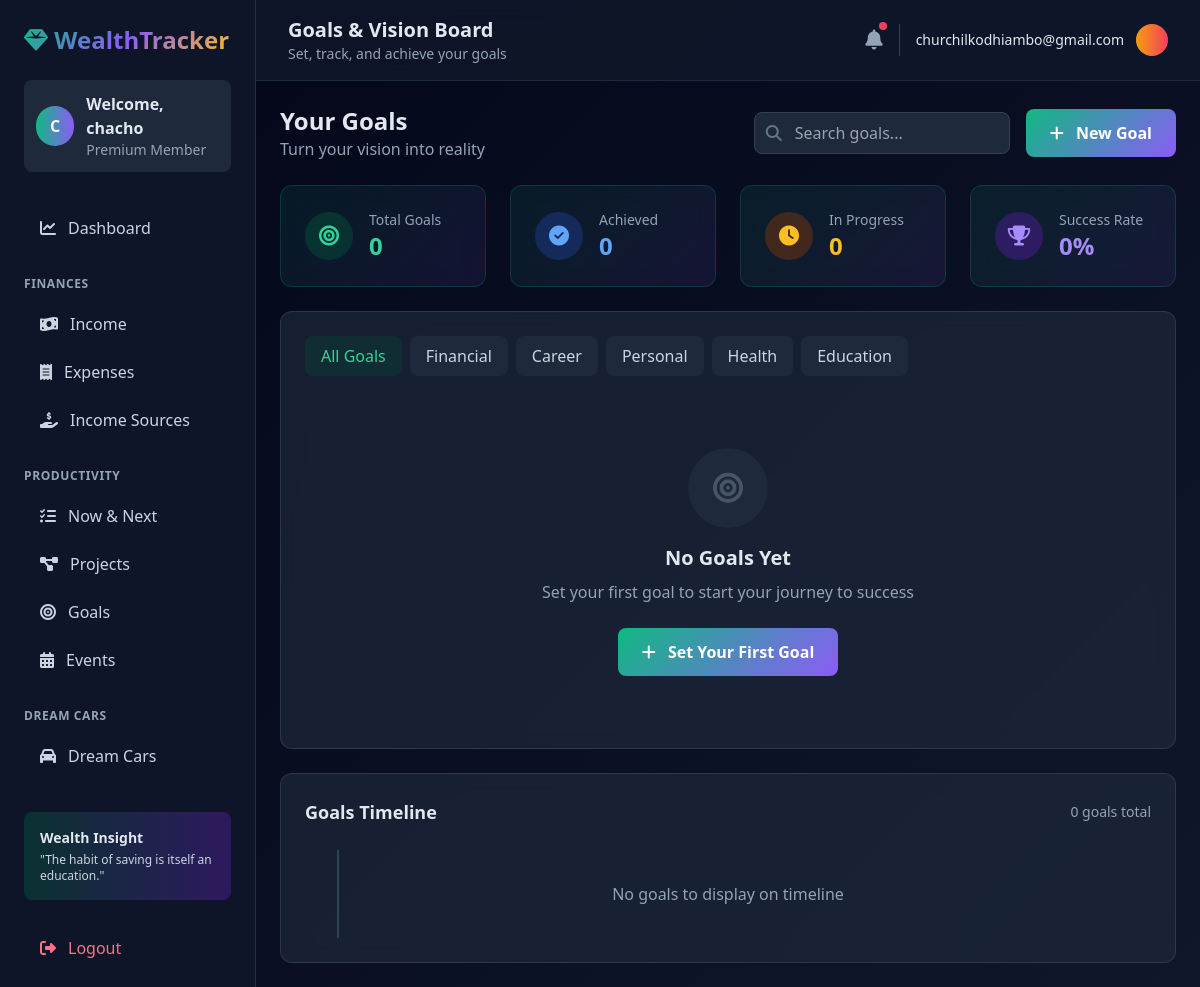
Page /goals/ (signed in) on the earlier database version.
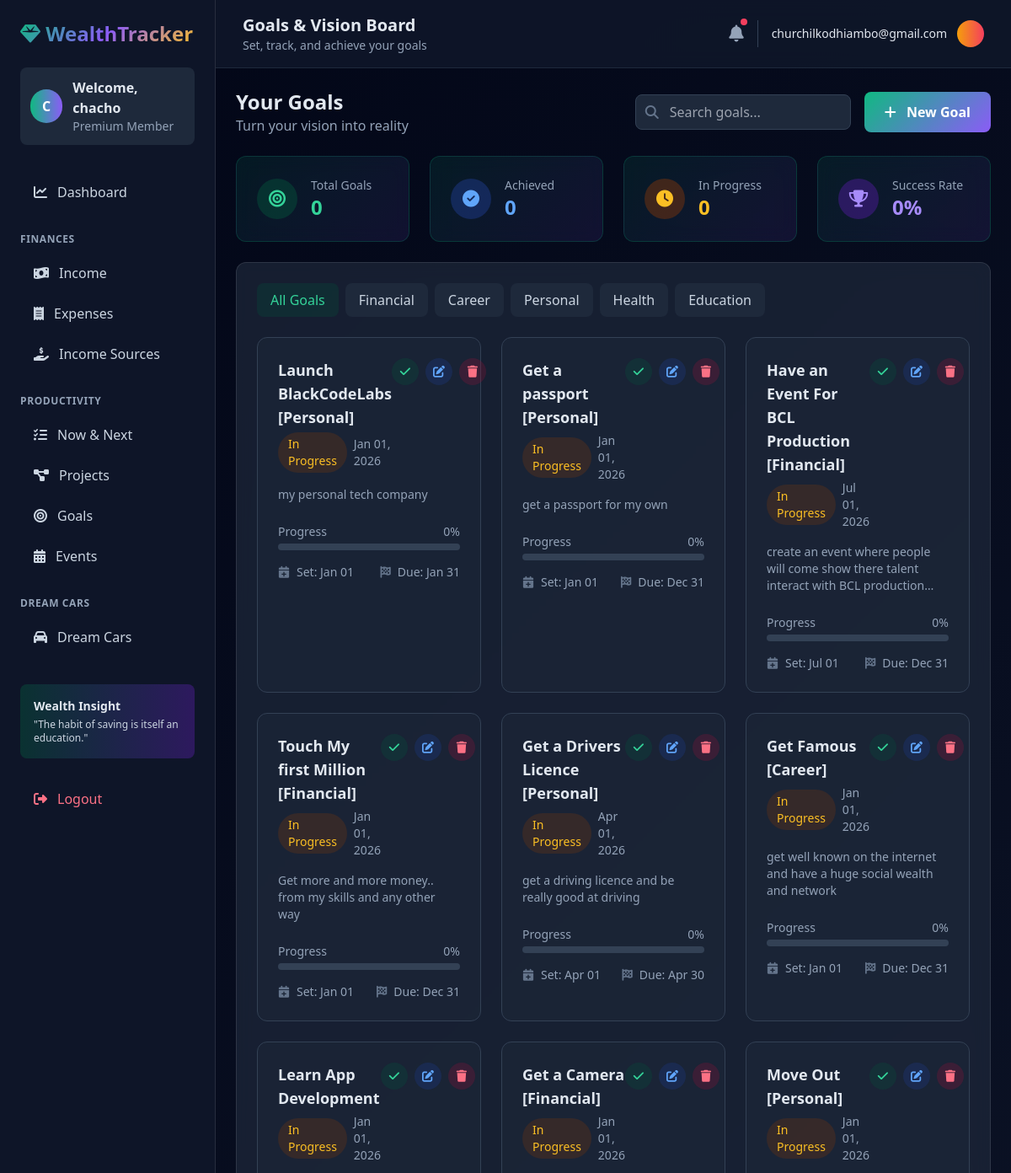
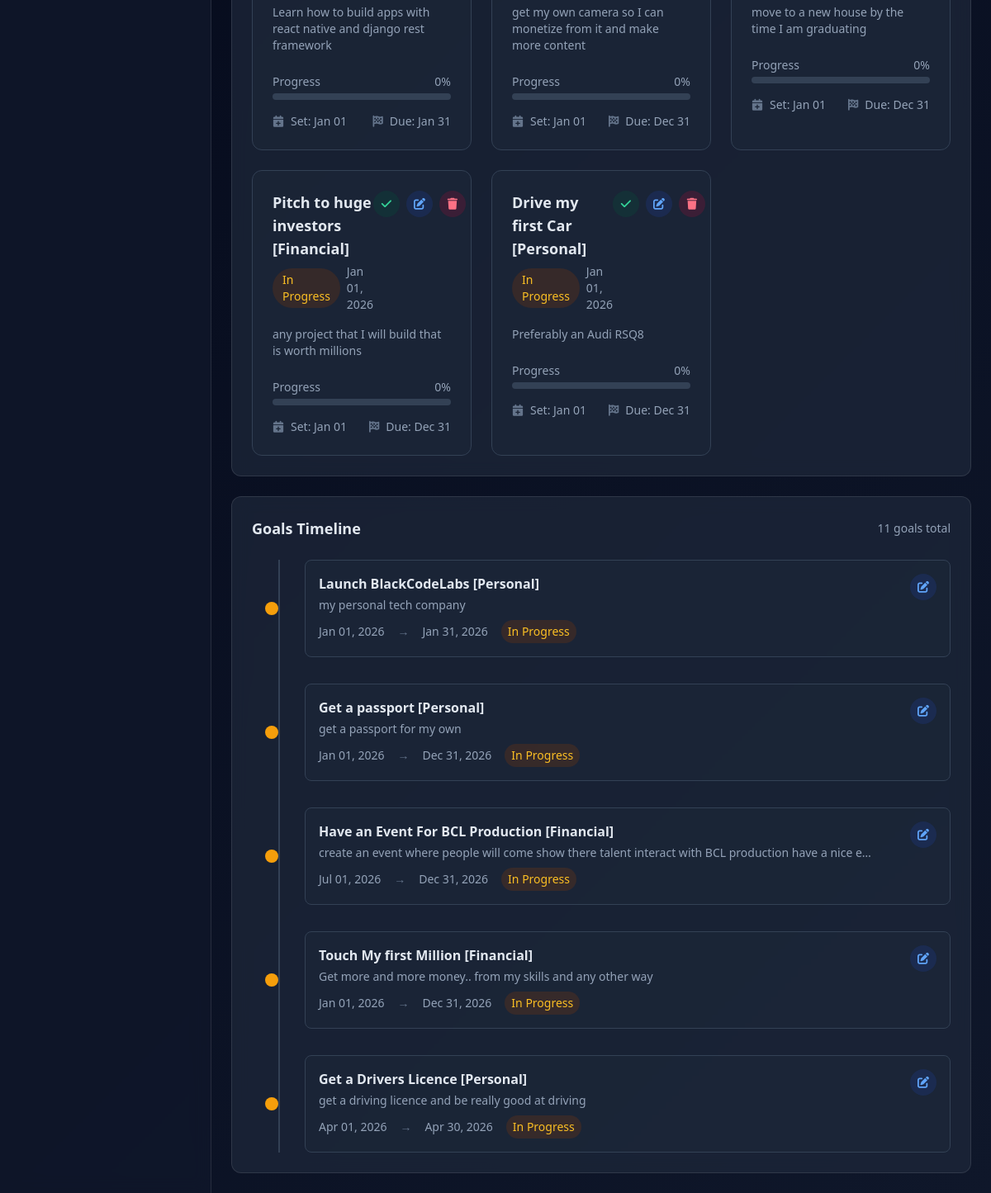
Same page on the later database version (2 pictures, top to bottom).
### Tracker/models.py (models this page shows, shortened)
class Goals(models.Model):
    user = models.ForeignKey(User, on_delete=models.CASCADE, null=True)
    goal_title = models.CharField(max_length=100, default="")
    date_set = models.DateTimeField(default=timezone.now)
    goal_description = models.TextField(default="")
    end_date = models.DateTimeField(default=timezone.now)
    achieved = models.BooleanField(default=False)

### Tracker/views.py (the view)
# urls.py: path('goals/', views.GoalsListView.as_view(), name='goals-list'),
class GoalsListView(LoginRequiredMixin, ListView):
    model = Goals
    template_name = 'tracker/goals_list.html'
    context_object_name = 'goals'
    def get_queryset(self):
        return Goals.objects.filter(user=self.request.user)

### Tracker/templates/tracker/goals_list.html (shortened to what the changed rows need)
{% extends 'tracker/base.html' %}
{% load static %}
{% block header_title %}Goals & Vision Board{% endblock %}
{% block content %}
<div class="space-y-6">
    <div class="flex flex-col md:flex-row items-start md:items-center justify-between gap-4">
        <div>
            <h2 class="text-2xl font-bold">Your Goals</h2>
        </div>
    </div>
    <div class="card rounded-xl p-6">
        <div class="grid grid-cols-1 md:grid-cols-2 lg:grid-cols-3 gap-6">
            {% for goal in goals %}
            <div class="bg-slate-800/50 rounded-xl p-6 border {% if goal.achieved %}border-emerald-500/50{% else %}border-slate-700{% endif %} hover:border-emerald-500 transition-colors">
                <div class="flex items-start justify-between mb-4">
                    <div class="flex-1">
                        <h3 class="text-lg font-bold mb-1">{{ goal.goal_title }}</h3>
                        <div class="flex items-center space-x-2">
                            <span class="px-3 py-1 {% if goal.achieved %}bg-emerald-900/30 text-emerald-400{% else %}bg-amber-900/30 text-amber-400{% endif %} rounded-full text-sm">
                                {% if goal.achieved %}Achieved{% else %}In Progress{% endif %}
                            </span>
                            <span class="text-sm text-slate-400">{{ goal.date_set|date:"M d, Y" }}</span>
                        </div>
                    </div>
                    <div class="flex items-center space-x-2">
                        {% if not goal.achieved %}
                        <button onclick="markAchieved({{ goal.pk }})" class="w-8 h-8 bg-emerald-900/30 hover:bg-emerald-900/50 rounded-full flex items-center justify-center text-emerald-400 hover:text-emerald-300">
                            <i class="fas fa-check text-sm"></i>
                        </button>
                        {% endif %}
                        <a href="{% url 'goals-update' goal.pk %}"
                           class="w-8 h-8 bg-blue-900/30 hover:bg-blue-900/50 rounded-full flex items-center justify-center text-blue-400 hover:text-blue-300">
                            <i class="fas fa-edit text-sm"></i>
                        </a>
                        <a href="{% url 'goals-delete' goal.pk %}"
                           class="w-8 h-8 bg-rose-900/30 hover:bg-rose-900/50 rounded-full flex items-center justify-center text-rose-400 hover:text-rose-300">
                            <i class="fas fa-trash text-sm"></i>
                        </a>
                    </div>
                </div>
                <p class="text-slate-400 text-sm mb-6 line-clamp-3">{{ goal.goal_description|truncatechars:150 }}</p>
                <div class="space-y-4">
                    <div>
                        <div class="flex justify-between items-center mb-1">
                            <span class="text-sm text-slate-400">Progress</span>
                            <span class="text-sm {% if goal.achieved %}text-emerald-400{% else %}text-slate-400{% endif %}">
                                {% if goal.achieved %}100%{% else %}{{ goal.progress|default:"0" }}%{% endif %}
                            </span>
                        </div>
                        <div class="w-full bg-slate-700 rounded-full h-2">
                        </div>
                    </div>
                    <div class="flex items-center justify-between text-sm">
                        <div class="flex items-center">
                            <i class="fas fa-calendar-plus text-slate-500 mr-2"></i>
                            <span class="text-slate-400">Set: {{ goal.date_set|date:"M d" }}</span>
                        </div>
                        <div class="flex items-center">
                            <i class="fas fa-flag-checkered text-slate-500 mr-2"></i>
                            <span class="text-slate-400">Due: {{ goal.end_date|date:"M d" }}</span>
                        </div>
                    </div>
                </div>
            </div>
            {% empty %}
            <div class="md:col-span-3 text-center py-12">
                <div class="max-w-md mx-auto">
                    <div class="w-20 h-20 bg-slate-800 rounded-full flex items-center justify-center mx-auto mb-4">
                        <i class="fas fa-bullseye text-3xl text-slate-600"></i>
                    </div>
                    <h3 class="text-xl font-bold mb-2">No Goals Yet</h3>
                    <p class="text-slate-400 mb-6">Set your first goal to start your journey to success</p>
                    <a href="{% url 'goals-create' %}" class="btn-primary inline-block">
                        <i class="fas fa-plus mr-2"></i> Set Your First Goal
                    </a>
                </div>
            </div>
            {% endfor %}
        </div>
    </div>
    <div class="card rounded-xl p-6">
        <div class="flex items-center justify-between mb-6">
            <h3 class="text-lg font-semibold">Goals Timeline</h3>
            <span class="text-sm text-slate-400">{{ goals|length }} goals total</span>
        </div>
        <div class="relative">
            <div class="space-y-8">
                {% for goal in goals|slice:":5" %}
                <div class="relative pl-16">
                    <div class="absolute left-6 top-1/2 transform -translate-y-1/2 -translate-x-1/2">
                        <div class="w-4 h-4 rounded-full {% if goal.achieved %}bg-emerald-500{% else %}bg-amber-500{% endif %}"></div>
                    </div>
                    <div class="bg-slate-800/50 rounded-lg p-4 border border-slate-700">
                        <div class="flex items-start justify-between">
                            <div>
                                <h4 class="font-bold mb-1">{{ goal.goal_title }}</h4>
                                <p class="text-sm text-slate-400 mb-2">{{ goal.goal_description|truncatechars:100 }}</p>
                                <div class="flex items-center space-x-4 text-sm">
                                    <span class="text-slate-400">{{ goal.date_set|date:"M d, Y" }}</span>
                                    <span class="text-slate-500">→</span>
                                    <span class="{% if goal.end_date < now %}text-rose-400{% else %}text-slate-400{% endif %}">{{ goal.end_date|date:"M d, Y" }}</span>
                                    <span class="px-2 py-1 {% if goal.achieved %}bg-emerald-900/30 text-emerald-400{% else %}bg-amber-900/30 text-amber-400{% endif %} rounded-full">
                                        {% if goal.achieved %}Achieved{% else %}In Progress{% endif %}
                                    </span>
                                </div>
                            </div>
                            <div class="flex items-center space-x-2">
                                <a href="{% url 'goals-update' goal.pk %}"
                                   class="w-8 h-8 bg-blue-900/30 hover:bg-blue-900/50 rounded-full flex items-center justify-center text-blue-400 hover:text-blue-300">
                                    <i class="fas fa-edit text-sm"></i>
                                </a>
                            </div>
                        </div>
                    </div>
                </div>
                {% empty %}
                <div class="text-center py-8">
                    <p class="text-slate-400">No goals to display on timeline</p>
                </div>
                {% endfor %}
            </div>
        </div>
    </div>
</div>
{% endblock %}

Differences in the rows shown:
now on this page (row edited): Goals: goal_title "Launch BlackCodeLabs [Personal]", shows "In Progress", date_set "Jan 01, 2026", goal_description "my personal tech company", progress "0", date_set "Jan 01", end_date "Jan 31", end_date "Jan 31, 2026"
now on this page (row edited): Goals: goal_title "Get a passport [Personal]", shows "In Progress", date_set "Jan 01, 2026", goal_description "get a passport for my own", progress "0", date_set "Jan 01", end_date "Dec 31", end_date "Dec 31, 2026"
now on this page (row edited): Goals: goal_title "Have an Event For BCL Production [Financial]", shows "In Progress", date_set "Jul 01, 2026", goal_description "create an event where people will come show there talent interact with BCL…", progress "0", date_set "Jul 01", end_date "Dec 31", goal_description "create an event where people will come show there talent interact with BCL production have a nice e…", end_date "Dec 31, 2026"
now on this page (row edited): Goals: goal_title "Touch My first Million [Financial]", shows "In Progress", date_set "Jan 01, 2026", goal_description "Get more and more money.. from my skills and any other way", progress "0", date_set "Jan 01", end_date "Dec 31", end_date "Dec 31, 2026"
now on this page (row edited): Goals: goal_title "Get a Drivers Licence [Personal]", shows "In Progress", date_set "Apr 01, 2026", goal_description "get a driving licence and be really good at driving", progress "0", date_set "Apr 01", end_date "Apr 30", end_date "Apr 30, 2026"
now on this page (row edited): Goals: goal_title "Get Famous [Career]", shows "In Progress", date_set "Jan 01, 2026", goal_description "get well known on the internet and have a huge social wealth and network", progress "0", date_set "Jan 01", end_date "Dec 31", shown under "0%"
now on this page (row edited): Goals: goal_title "Learn App Development", shows "In Progress", date_set "Jan 01, 2026", goal_description "Learn how to build apps with react native and django rest framework", progress "0", date_set "Jan 01", end_date "Jan 31", shown under "0%"
now on this page (row edited): Goals: goal_title "Get a Camera [Financial]", shows "In Progress", date_set "Jan 01, 2026", goal_description "get my own camera so I can monetize from it and make more content", progress "0", date_set "Jan 01", end_date "Dec 31", shown under "0%"
now on this page (row edited): Goals: goal_title "Move Out [Personal]", shows "In Progress", date_set "Jan 01, 2026", goal_description "move to a new house by the time I am graduating", progress "0", date_set "Jan 01", end_date "Dec 31", shown under "0%"
now on this page (row edited): Goals: goal_title "Pitch to huge investors [Financial]", shows "In Progress", date_set "Jan 01, 2026", goal_description "any project that I will build that is worth millions", progress "0", date_set "Jan 01", end_date "Dec 31", shown under "0%"
now on this page (row edited): Goals: goal_title "Drive my first Car [Personal]", shows "In Progress", date_set "Jan 01, 2026", goal_description "Preferably an Audi RSQ8", progress "0", date_set "Jan 01", end_date "Dec 31", shown under "0%"
Other differences:
{{ goals|length }}: "0" → "11"
text no longer shown: "No Goals Yet Set your first goal to start your journey to success Set Your First Goal No goals to display on timeline"
